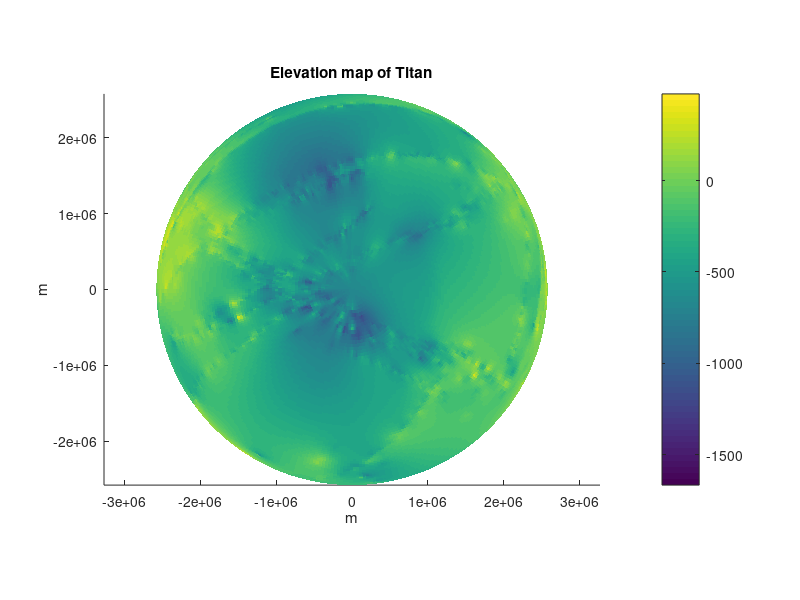

Reproduce this figure in MATLAB. (Note: this script raises an error after producing the figure.)
% extract elevation data 
fileID = fopen('titan_elevation.txt', 'r');
sizeA = [360 180];
A = fscanf(fileID, '%f', sizeA);
A = A';

R= 2575e3;
% use radius = 10km so we can see something
lon=linspace(-pi,pi,sizeA(1));
lat=linspace(-pi/2,pi/2,sizeA(2));
[lon,lat]=meshgrid(lon,lat);
[X,Y,Z]=sph2cart(lon,lat,R + A);

% Plot surface map
figure; hold on;
h1 = surf(X,Y,Z,A, 'linestyle', 'none');
title('Elevation map of Titan');
xlabel('m'); ylabel('m'); zlabel('m');
axis equal;
c = colorbar;
c.Label.String = 'Elevation (meters)';

% Slope plot
[Nx, Ny, Nz] = surfnorm(X,Y,Z);
slope = zeros(size(Nx));
for i = 1:size(Nx,1)
    for j = 1:size(Nx,2)
        % Calculate slope as in Hopper traversability paper
        nrm = [Nx(i,j), Ny(i,j), Nz(i,j)];
        g = [X(i,j), Y(i,j), Z(i,j)];
        slope(i,j) = acosd(dot(nrm, g./norm(g)));
    end
end
figure; hold on;
h2 = surf(X,Y,Z,slope, 'linestyle', 'none');
title('Slope map of Titan');
xlabel('m'); ylabel('m'); zlabel('m');
axis equal;
c = colorbar;
c.Label.String = 'Slope (degrees)';

% Plot in 2D
figure;
surf(rad2deg(lon), rad2deg(lat), A, 'linestyle', 'none'); view(2);
c = colorbar;
c.Label.String = 'Elevation (meters)';
title('Elevation Map');
axis equal;

figure;
surf(rad2deg(lon), rad2deg(lat), slope, 'linestyle', 'none'); view(2);
c = colorbar;
c.Label.String = 'Slope (degrees)';
title('Slope Map');
axis equal;

figure;
surf(rad2deg(lon), rad2deg(lat), (slope > 0.05) + 1, 'linestyle', 'none'); view(2);
title('Slope < 10\circ'); axis equal;
colorbar('Ticks',[1, 2], 'TickLabels',{'< 10\circ','> 10\circ'});
   
% figure;
% surf(X, Y, Z, (slope > 20) + 1, 'linestyle', 'none');
% title('Slope < 20\circ'); axis equal;
% colorbar('Ticks',[1, 2], 'TickLabels',{'< 20\circ','> 20\circ'})
